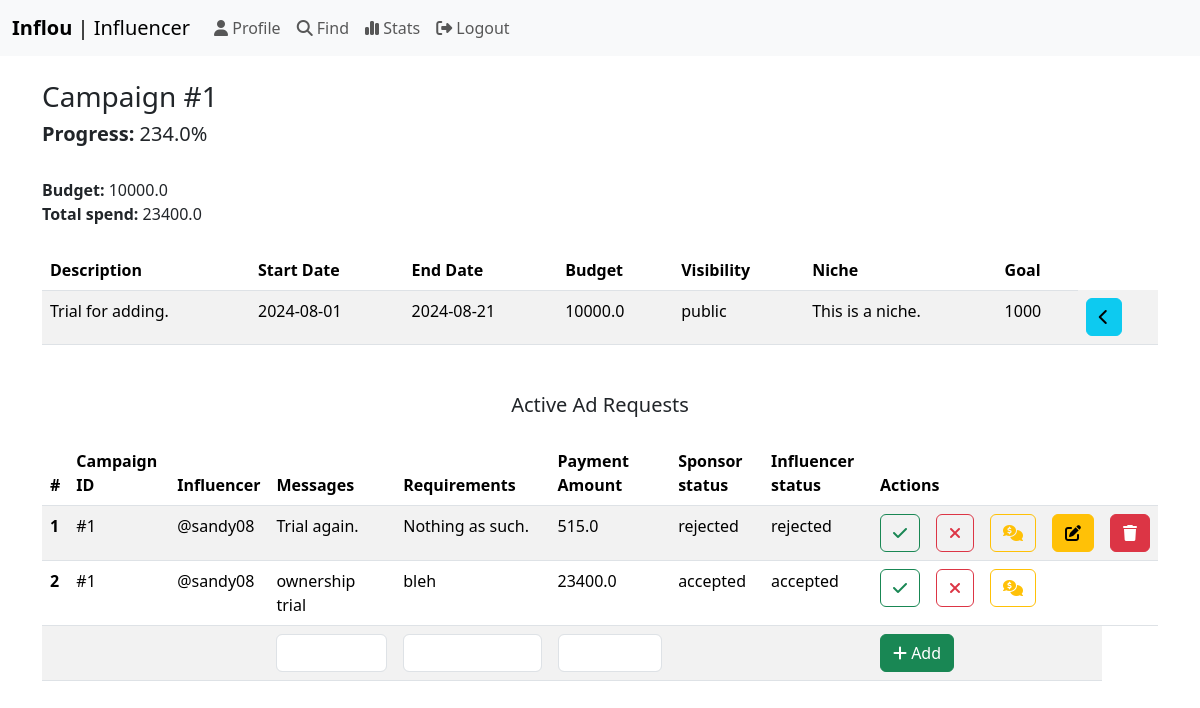
The app's page /influencer/campaigns/1/view (signed in), older data.
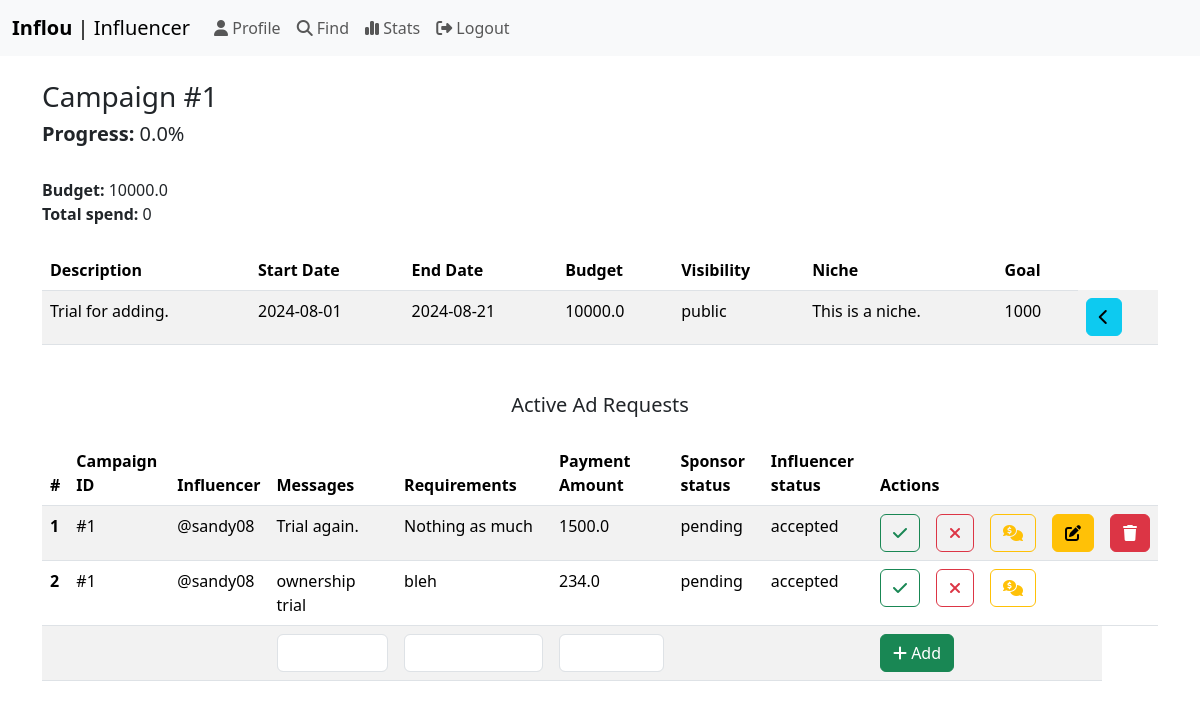
The same page, newer data.
### models.py (models this page shows)
class Ad_Request(db.Model):
  __tablename__ = 'ad_request'
  id = db.Column(db.Integer, primary_key = True, nullable = False)
  campaign_id = db.Column(db.Integer, db.ForeignKey('campaign.id'), nullable = False)
  influencer_id = db.Column(db.Integer, db.ForeignKey('influencer.id'), nullable = False)
  messages = db.Column(db.String(256), nullable = False)
  requirements = db.Column(db.String(256), nullable = False)
  payment_amount = db.Column(db.Float, nullable = False)
  sponsor_status = db.Column(db.String(16), default='pending', nullable = False)
  influencer_status = db.Column(db.String(16), default='pending', nullable = False)
  by_sponsor = db.Column(db.Boolean, default=False, nullable=False)
  by_influencer = db.Column(db.Boolean, default=False, nullable=False)
  flag = db.Column(db.Boolean, default=False, nullable=False)

### routes.py (the view)
@app.route('/influencer/campaigns/<int:id>/view')
@influencer_required
def influencer_campaigns_view(id):
  user = User.query.filter_by(id=session['user_id']).first()
  influencer = Influencer.query.filter_by(user_id=session['user_id']).first()
  campaign = Campaign.query.filter_by(id=id).first()
  ads = campaign.ads
  spend = 0
  for ad in ads:
    if ad.sponsor_status == 'accepted' and ad.influencer_status == 'accepted':
      spend += ad.payment_amount
  progress = spend*100/campaign.budget
  return render_template('view-campaign.html', progress=progress, spend=spend, influencer=influencer, user=user, campaign=campaign, ads=ads, Influencer=Influencer, User=User)

### routes.py (called while the page is built)
def influencer_required(func):
  @wraps(func)
  def inner(*args, **kwargs):
    if 'user_id' in session:
      user = User.query.get(session['user_id'])
      if user.type != 'influencer':
        flash('You must be an influencer to access this page.')
        return redirect(url_for('logout'))
    else:
      flash('You need to login first.')
      return redirect(url_for('login'))
    return func(*args, **kwargs)
  return inner

### templates/view-campaign.html (shortened to what the changed rows need)
{% extends 'layout.html' %}
{% block content %}
<h3 class="mt-4">Campaign #{{campaign.id}}</h3>
<h5><b>Progress:</b> {{progress}}%</h5>
<div>
  <br>
  <b>Budget:</b> {{campaign.budget}} <br>
  <b>Total spend:</b> {{spend}}
</div>
<div>
  <table class="table table-striped mt-4">
    <thead>
      <tr>
        <th scope="col">Description</th>
        <th scope="col">Start Date</th>
        <th scope="col">End Date</th>
        <th scope="col">Budget</th>
        <th scope="col">Visibility</th>
        <th scope="col">Niche</th>
        <th scope="col">Goal</th>
      </tr>
    </thead>
  </table>
</div>
<div>
  <h5 class="mt-5 mb-0 text-center">Active Ad Requests</h5>
  <table class="table table-striped mt-4">
    <thead>
      <tr>
        <th scope="col">#</th>
        <th scope="col">Campaign ID</th>
        <th scope="col">Influencer</th>
        <th scope="col">Messages</th>
        <th scope="col">Requirements</th>
        <th scope="col">Payment Amount</th>
        <th scope="col">Sponsor status</th>
        <th scope="col">Influencer status</th>
        <th scope="col" colspan="5">Actions</th>
      </tr>
    </thead>
    <tbody>
      {% for ad in ads %}
      <tr>
        <th scope="row">{{loop.index}}</th>
        <td>#{{ad.campaign_id}}</td>
        <td>@{{User.query.filter_by(id=Influencer.query.filter_by(id=ad.influencer_id).first().user_id).first().username}}</td>
        <td>{{ad.messages}}</td>
        <td>{{ad.requirements}}</td>
        <td>{{ad.payment_amount}}</td>
        <td>{{ad.sponsor_status}}</td>
        <td>{{ad.influencer_status}}</td>
        {% if influencer %}
          <td><a class="btn btn-outline-success" href="/influencer/campaigns/{{campaign.id}}/adreqs/{{ad.id}}/accept" role="button"><i class="fa-solid fa-check"></i></a></td>
          <td><a class="btn btn-outline-danger" href="/influencer/campaigns/{{campaign.id}}/adreqs/{{ad.id}}/reject" role="button"><i class="fa-solid fa-xmark"></i></a></td>
          <td><a class="btn btn-outline-warning" href="/influencer/campaigns/{{campaign.id}}/adreqs/{{ad.id}}/negotiate" role="button"><i class="fa-solid fa-comments-dollar"></i></i></a></td>
          {% if ad.by_influencer %}
          <td><a class="btn btn-warning" href="/influencer/campaigns/{{campaign.id}}/adreqs/{{ad.id}}/edit" role="button"><i class="fa-solid fa-pen-to-square"></i></a></td>
          <td><a class="btn btn-danger" href="/influencer/campaigns/{{campaign.id}}/adreqs/{{ad.id}}/delete" role="button"><i class="fa-solid fa-trash"></i></a></td>
          {% else %}
            <td></td>
            <td></td>
          {% endif %}
        {% endif %}
      </tr>
      {% endfor %}
      <form method="post">
        <tr>
          <th scope="row"></th>
        </tr>
      </form>
    </tbody>
  </table>
</div>
{% endblock %}

Row changes from the older to the newer data that the page shows:
changed Ad_Request "Trial again.": requirements "Nothing as such." → "Nothing as much"; payment_amount "515.0" → "1500.0"; sponsor_status "rejected" → "pending"; influencer_status "rejected" → "accepted"
changed Ad_Request "ownership trial": payment_amount "23400.0" → "234.0"; sponsor_status "accepted" → "pending"
Text that changed along with them:
{{ progress }}: "234.0" → "0.0"
{{ spend }}: "23400.0" → "0"
